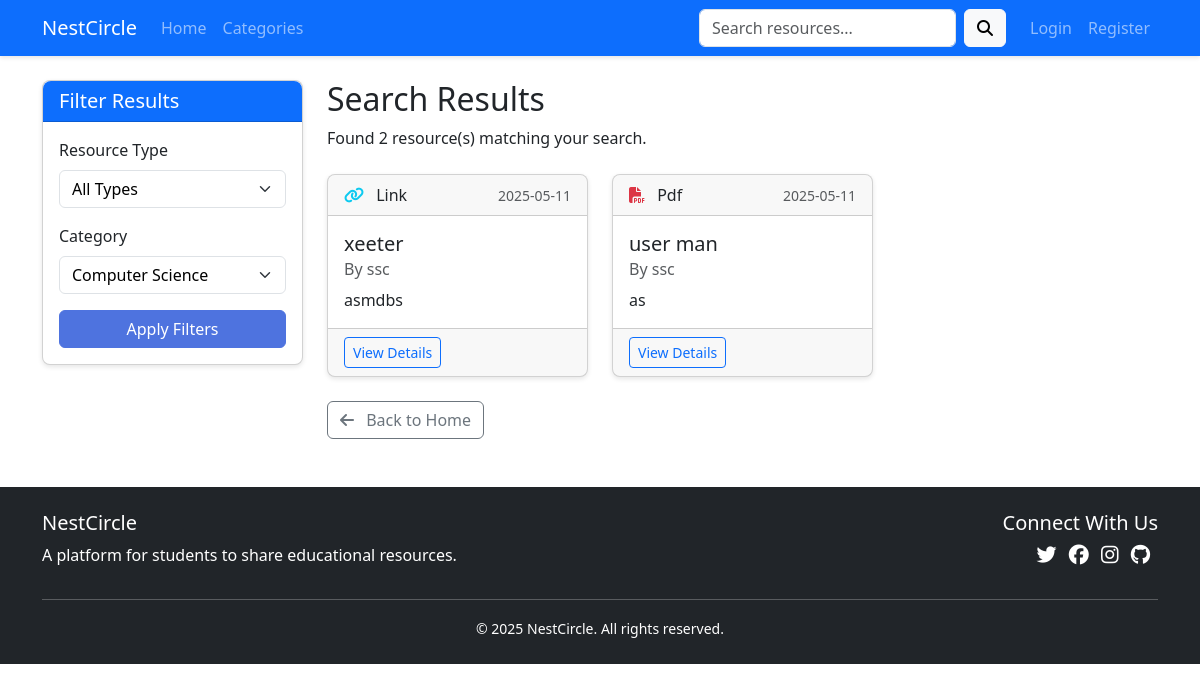
Page /search?category_id=2 on the committed database.
### app.py (models this page shows, shortened)
class Resource(db.Model):
    id = db.Column(db.Integer, primary_key=True)
    title = db.Column(db.String(100), nullable=False)
    description = db.Column(db.Text, nullable=False)
    date_posted = db.Column(db.DateTime, nullable=False, default=datetime.utcnow)
    resource_type = db.Column(db.String(20), nullable=False)  # "link", "pdf", "youtube", etc.
    content = db.Column(db.Text, nullable=False)  # URL or file path
    user_id = db.Column(db.Integer, db.ForeignKey('user.id'), nullable=False)
    ratings = db.relationship('Rating', backref='resource', lazy=True, cascade="all, delete-orphan")
    comments = db.relationship('Comment', backref='resource', lazy=True, cascade="all, delete-orphan",
                              order_by="desc(Comment.date_posted)")
    bookmarks = db.relationship('Bookmark', backref='resource', lazy=True, cascade="all, delete-orphan")

class User(db.Model, UserMixin):
    id = db.Column(db.Integer, primary_key=True)
    username = db.Column(db.String(20), unique=True, nullable=False)
    email = db.Column(db.String(120), unique=True, nullable=False)
    password = db.Column(db.String(60), nullable=False)
    role = db.Column(db.String(20), nullable=False, default='user')  # 'user', 'moderator', 'admin'
    email_verified = db.Column(db.Boolean, default=False)
    notification_preferences = db.Column(db.Text, default='{"new_resources": true, "comments_on_resources": true, "ratings_on_resources": false}')
    resources = db.relationship('Resource', backref='author', lazy=True)
    ratings = db.relationship('Rating', backref='user', lazy=True)
    comments = db.relationship('Comment', backref='author', lazy=True)
    bookmarks = db.relationship('Bookmark', backref='user', lazy=True)

### app.py (the view)
@app.route('/search', methods=['GET'])
def search():
    query = request.args.get('query', '')
    category_id = request.args.get('category_id')
    resource_type = request.args.get('resource_type')
    resources_query = Resource.query
    if query:
        resources_query = resources_query.filter(
            (Resource.title.contains(query)) |
            (Resource.description.contains(query))
        )
    if category_id:
        resources_query = resources_query.join(
            resource_categories
        ).join(
            Category
        ).filter(Category.id == category_id)
    if resource_type:
        resources_query = resources_query.filter(Resource.resource_type == resource_type)
    resources = resources_query.order_by(Resource.date_posted.desc()).all()
    categories = Category.query.all()
    return render_template('search.html', resources=resources, query=query,
                          categories=categories, selected_category_id=category_id)

### app.py (called while the page is built)
@app.context_processor
def inject_now():
    return {'now': datetime.utcnow()}

@app.context_processor
def inject_user_roles():
    return {'is_admin': current_user.is_authenticated and current_user.has_role('admin'),
            'is_moderator': current_user.is_authenticated and current_user.has_role('moderator')}

### templates/search.html (shortened to what this page needs)
{% extends "base.html" %}
{% block content %}
<div class="row">
    <div class="col-md-3">
        <div class="card mb-4">
            <div class="card-header bg-primary text-white">
                <h5 class="mb-0">Filter Results</h5>
            </div>
            <div class="card-body">
                <form method="GET" action="{{ url_for('search') }}">
                    <div class="mb-3">
                        <label for="resource_type" class="form-label">Resource Type</label>
                        <select class="form-select" id="resource_type" name="resource_type">
                            <option value="">All Types</option>
                        </select>
                    </div>
                    {% if categories %}
                    <div class="mb-3">
                        <label for="category_id" class="form-label">Category</label>
                        <select class="form-select" id="category_id" name="category_id">
                            {% for category in categories %}
                                <option value="{{ category.id }}" {% if request.args.get('category_id')|int == category.id %}selected{% endif %}>
                                    {{ category.name }}
                                </option>
                            {% endfor %}
                        </select>
                    </div>
                    {% endif %}
                    <div class="d-grid">
                        <button type="submit" class="btn btn-primary">Apply Filters</button>
                    </div>
                </form>
            </div>
        </div>
    </div>
    <div class="col-md-9">
        <div class="mb-4">
            <h2>Search Results {% if query %}for "{{ query }}"{% endif %}</h2>
            <p>Found {{ resources|length }} resource(s) matching your search.</p>
        </div>
        {% if resources %}
            <div class="row">
                {% for resource in resources %}
                    <div class="col-md-4 mb-4">
                        <div class="card h-100">
                            <div class="card-header d-flex justify-content-between align-items-center">
                                <span>
                                    {% if resource.resource_type == 'link' %}
                                        <i class="fas fa-link text-info me-2"></i>
                                    {% elif resource.resource_type == 'pdf' %}
                                        <i class="fas fa-file-pdf text-danger me-2"></i>
                                    {% elif resource.resource_type == 'youtube' %}
                                        <i class="fab fa-youtube text-danger me-2"></i>
                                    {% endif %}
                                    {{ resource.resource_type|capitalize }}
                                </span>
                                <small class="text-muted">{{ resource.date_posted.strftime('%Y-%m-%d') }}</small>
                            </div>
                            <div class="card-body">
                                <h5 class="card-title">{{ resource.title }}</h5>
                                <h6 class="card-subtitle mb-2 text-muted">By {{ resource.author.username }}</h6>
                                <p class="card-text">{{ resource.description|truncate(100) }}</p>
                            </div>
                            <div class="card-footer">
                                <a href="{{ url_for('resource', resource_id=resource.id) }}" class="btn btn-sm btn-outline-primary">View Details</a>
                            </div>
                        </div>
                    </div>
                {% endfor %}
            </div>
        {% else %}
            <div class="alert alert-info">
                <p>No resources found matching your search criteria.</p>
                <p>Try using different keywords or browse all resources on the <a href="{{ url_for('home') }}">home page</a>.</p>
            </div>
        {% endif %}
        <a href="{{ url_for('home') }}" class="btn btn-outline-secondary">
            <i class="fas fa-arrow-left me-2"></i> Back to Home
        </a>
    </div>
</div>
{% endblock %}

### static/css/style.css (style rules this page uses)
body { font-family: 'Segoe UI', Tahoma, Geneva, Verdana, sans-serif; }
.card { border-radius: 0.5rem; box-shadow: 0 2px 5px rgba(0, 0, 0, 0.1); transition: transform 0.3s ease, box-shadow 0.3s ease; }
.card-header { border-top-left-radius: 0.5rem !important; border-top-right-radius: 0.5rem !important; }
.btn { transition: all 0.3s ease; }
.btn-primary { background-color: #4e73df; border-color: #4e73df; }
.form-select { color: #000000 !important; }
select option { color: #212529 !important; }

### rows in the picture
Resource: resource_type "Link", date_posted "2025-05-11", title "xeeter", author.username "ssc", description "asmdbs"
Resource: resource_type "Pdf", date_posted "2025-05-11", title "user man", author.username "ssc", description "as"

### other values in the picture
{{ resources|length }} "2"
form field category_id "Computer Science"
